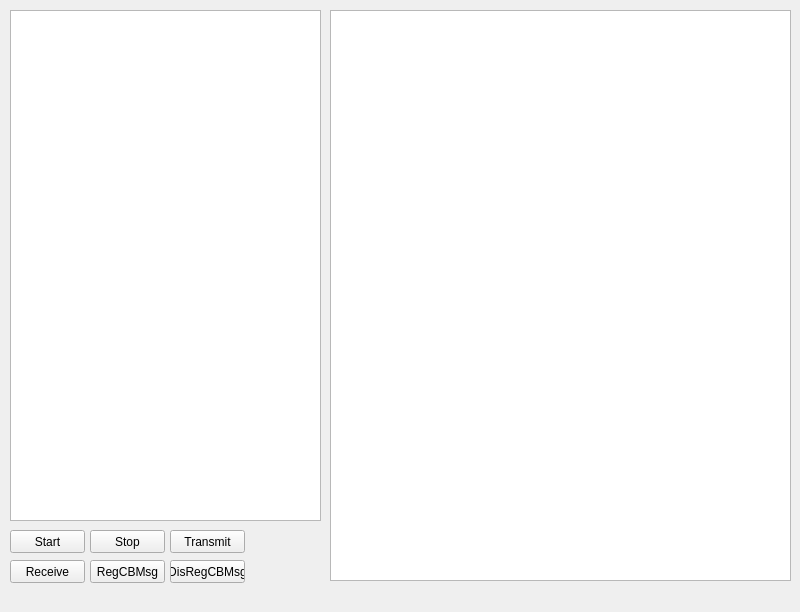
<?xml version="1.0" encoding="UTF-8"?>
<ui version="4.0">
 <class>MainWindow</class>
 <widget class="QMainWindow" name="MainWindow">
  <property name="geometry">
   <rect>
    <x>0</x>
    <y>0</y>
    <width>800</width>
    <height>612</height>
   </rect>
  </property>
  <property name="windowTitle">
   <string>MainWindow</string>
  </property>
  <widget class="QWidget" name="centralwidget">
   <widget class="QListWidget" name="listWidget">
    <property name="geometry">
     <rect>
      <x>10</x>
      <y>10</y>
      <width>311</width>
      <height>511</height>
     </rect>
    </property>
    <property name="font">
     <font>
      <pointsize>12</pointsize>
      <weight>75</weight>
      <bold>true</bold>
     </font>
    </property>
   </widget>
   <widget class="QPushButton" name="pushButtonStart">
    <property name="geometry">
     <rect>
      <x>10</x>
      <y>530</y>
      <width>75</width>
      <height>23</height>
     </rect>
    </property>
    <property name="text">
     <string>Start</string>
    </property>
   </widget>
   <widget class="QPushButton" name="pushButtonStop">
    <property name="geometry">
     <rect>
      <x>90</x>
      <y>530</y>
      <width>75</width>
      <height>23</height>
     </rect>
    </property>
    <property name="text">
     <string>Stop</string>
    </property>
   </widget>
   <widget class="QPushButton" name="pushButtonTransmit">
    <property name="geometry">
     <rect>
      <x>170</x>
      <y>530</y>
      <width>75</width>
      <height>23</height>
     </rect>
    </property>
    <property name="text">
     <string>Transmit</string>
    </property>
   </widget>
   <widget class="QPushButton" name="pushButtonReceive">
    <property name="geometry">
     <rect>
      <x>10</x>
      <y>560</y>
      <width>75</width>
      <height>23</height>
     </rect>
    </property>
    <property name="text">
     <string>Receive</string>
    </property>
   </widget>
   <widget class="QTextBrowser" name="textBrowser">
    <property name="geometry">
     <rect>
      <x>330</x>
      <y>10</y>
      <width>461</width>
      <height>571</height>
     </rect>
    </property>
    <property name="font">
     <font>
      <family>Courier New</family>
      <pointsize>12</pointsize>
     </font>
    </property>
   </widget>
   <widget class="QPushButton" name="pushButtonRegCBMsg">
    <property name="geometry">
     <rect>
      <x>90</x>
      <y>560</y>
      <width>75</width>
      <height>23</height>
     </rect>
    </property>
    <property name="text">
     <string>RegCBMsg</string>
    </property>
   </widget>
   <widget class="QPushButton" name="pushButtonDisReg">
    <property name="geometry">
     <rect>
      <x>170</x>
      <y>560</y>
      <width>75</width>
      <height>23</height>
     </rect>
    </property>
    <property name="text">
     <string>DisRegCBMsg</string>
    </property>
   </widget>
  </widget>
  <widget class="QMenuBar" name="menubar">
   <property name="geometry">
    <rect>
     <x>0</x>
     <y>0</y>
     <width>800</width>
     <height>21</height>
    </rect>
   </property>
  </widget>
 </widget>
 <resources/>
 <connections/>
</ui>
